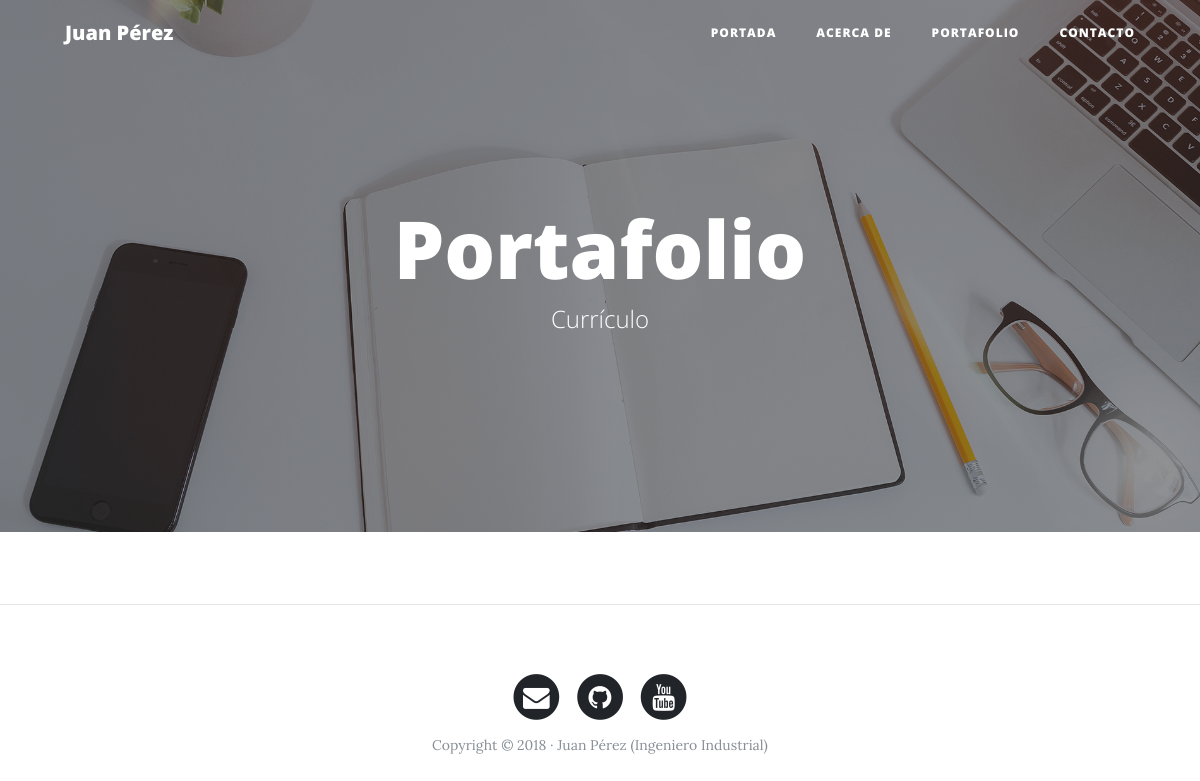
/portfolio/, run on an earlier commit of the app's database.
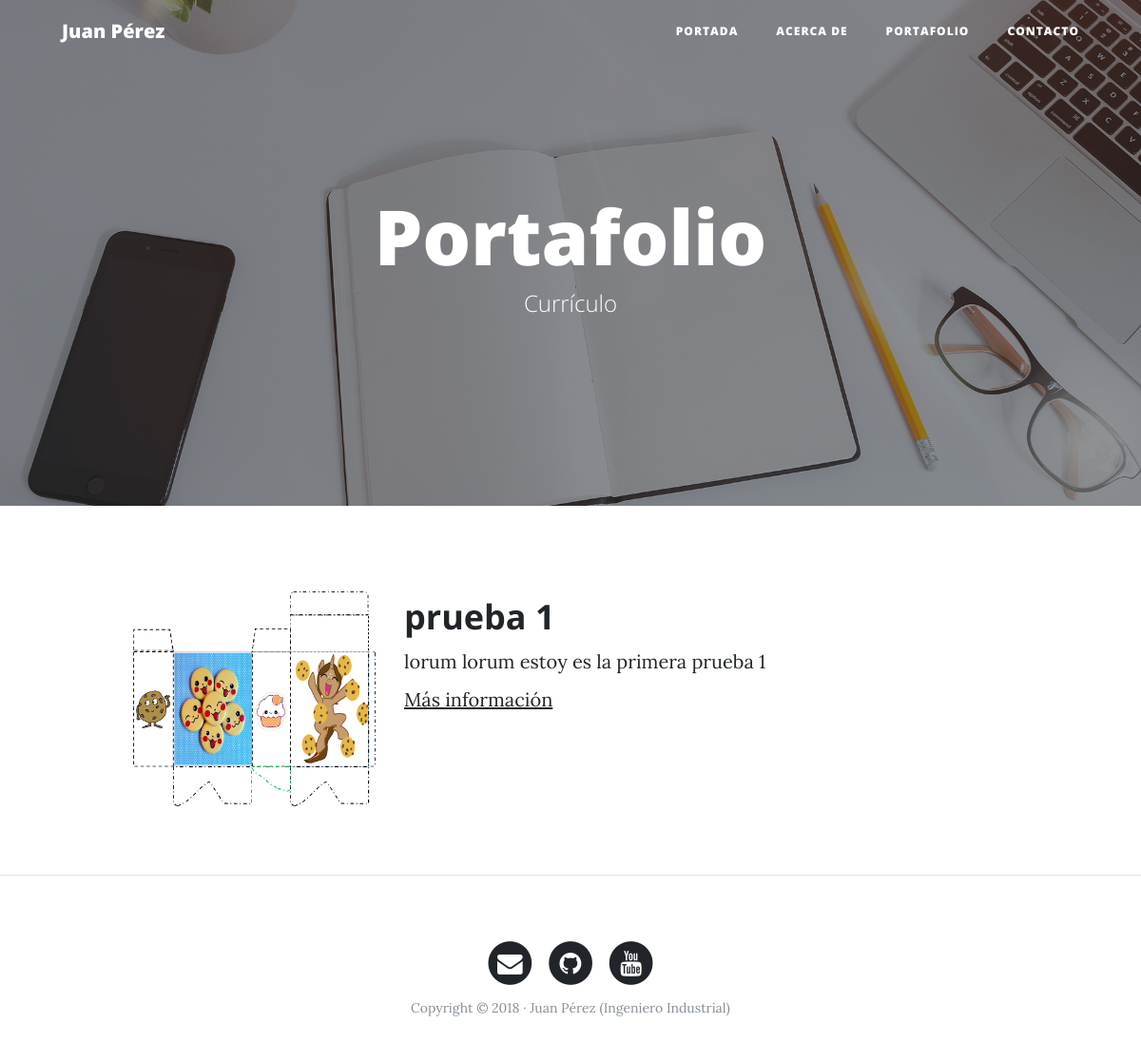
And on a later commit of the database.
### portfolio/models.py (models this page shows, shortened)
class Project (models.Model):
    title= models.CharField(max_length=120, verbose_name='Titulo')
    description=models.TextField(verbose_name='Descripcion')
    image= models.ImageField(verbose_name='Imagen', upload_to="projects")
    created=models.DateTimeField(auto_now_add=True, verbose_name='Creado')
    update= models.DateTimeField(auto_now=True, verbose_name='Actualizado')
    class Meta:
        verbose_name = 'Proyecto'
        verbose_name_plural = 'Proyectos'
        ordering = ['-created']

### portfolio/views.py (the view)
# urls.py: path('portfolio/', portvews.portfolio, name='portfolio'),
def portfolio(request):
    modelo = Project.objects.all()
    return render(request,'portfolio/portfolio.html',{'modelo':modelo})

### portfolio/templates/portfolio/portfolio.html (shortened to what this page needs)
{% extends 'core/base.html' %}
{%load static%}{%block background%}{%static 'core/img/portfolio-bg.jpg'%}{%endblock%}
{%block headers%}
    <h1>Portafolio</h1>
	<span class="subheading">Currículo</span>
{%endblock%}
{% block content %}
	    {%for pub in modelo%}
	      <div class="row project">
	      	<div class="col-lg-3 col-md-4 offset-lg-1">
			      <img class="img-fluid" src="{{pub.image.url}}" alt="">
	      	</div>
	        <div class="col-lg-7 col-md-8">
	      		<h2 class="section-heading title">{{pub.title}}</h2>
	          <p>{{pub.description}}</p>
	          <p><a href="http://google.com">Más información</a></p>
	      	</div>
	      </div>
	      {% endfor %}
{% endblock  %}

### core/templates/core/base.html (shortened to what this page needs)
<!DOCTYPE html>
<html lang="es">
  <head>
    {%load static %}
    <link href="{% static 'core/vendor/bootstrap/css/bootstrap.min.css' %}" rel="stylesheet %}">
    <link href="{% static 'core/vendor/font-awesome/css/font-awesome.min.css' %}" rel="stylesheet" type="text/css">
    <link href="{% static 'core/css/clean-blog.min.css' %}" rel="stylesheet">
  </head>
  <body>
    <nav class="navbar navbar-expand-lg navbar-light fixed-top" id="mainNav">
      <div class="container">
        <a class="navbar-brand" href="{% url 'home'%}">Juan Pérez</a>
        <div class="collapse navbar-collapse" id="navbarResponsive">
          <ul class="navbar-nav ml-auto">
            <li class="nav-item">
              <a class="nav-link" href="{% url 'home'%}">Portada</a>
            </li>
            <li class="nav-item">
              <a class="nav-link" href="{% url 'about'%}">Acerca de</a>
            </li>
            <li class="nav-item">
              <a class="nav-link" href="{% url 'portfolio'%}">Portafolio</a>
            </li>
            <li class="nav-item">
              <a class="nav-link" href="{% url 'contact'%}">Contacto</a>
            </li>
          </ul>
        </div>
      </div>
    </nav>
    <header class="masthead" style="background-image: url('{%block background%}{%endblock%}')">
      <div class="overlay"></div>
      <div class="container">
        <div class="row">
          <div class="col-lg-8 col-md-10 mx-auto">
            <div class="site-heading">
                {%block headers%}{%endblock%}
            </div>
          </div>
        </div>
      </div>
    </header>
    <div class="container">
                {%block content%}{%endblock%}
          </div>
    {%if request.path != '/'%}
          <hr>
    {%endif%}
    <footer>
      <div class="container">
        <div class="row">
          <div class="col-lg-8 col-md-10 mx-auto">
            <ul class="list-inline text-center">
              <li class="list-inline-item">
                <a href="#">
                  <span class="fa-stack fa-lg">
                    <i class="fa fa-circle fa-stack-2x"></i>
                    <i class="fa fa-envelope fa-stack-1x fa-inverse"></i>
                  </span>
                </a>
              </li>
              <li class="list-inline-item">
                <a href="#">
                  <span class="fa-stack fa-lg">
                    <i class="fa fa-circle fa-stack-2x"></i>
                    <i class="fa fa-github fa-stack-1x fa-inverse"></i>
                  </span>
                </a>
              </li>
              <li class="list-inline-item">
                <a href="#">
                  <span class="fa-stack fa-lg">
                    <i class="fa fa-circle fa-stack-2x"></i>
                    <i class="fa fa-youtube fa-stack-1x fa-inverse"></i>
                  </span>
                </a>
              </li>
            </ul>
            <p class="copyright text-muted">Copyright &copy; 2018 · Juan Pérez (Ingeniero Industrial) </p>
          </div>
        </div>
      </div>
    </footer>
  </body>
</html>

What changed in the data, as far as the page shows it:
added Project: image (picture), title "prueba 1", description "lorum lorum estoy es la primera prueba 1"
